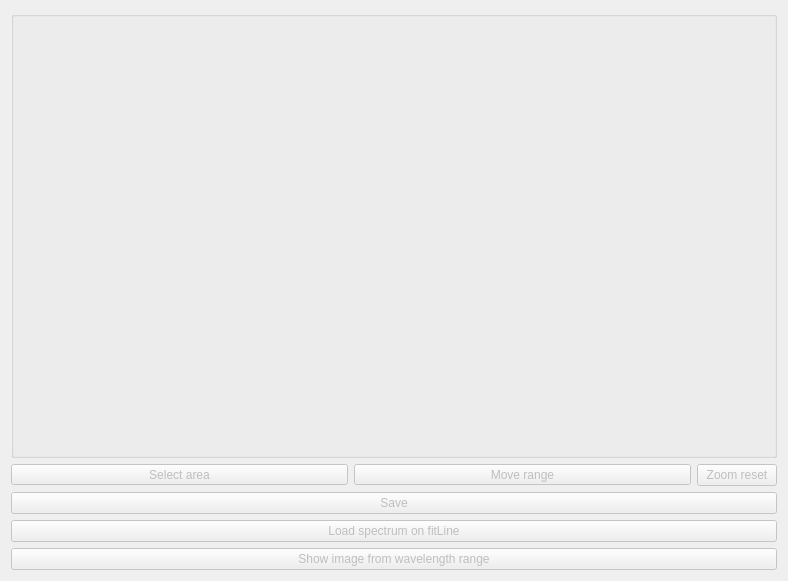
<?xml version="1.0" encoding="UTF-8"?>
<ui version="4.0">
 <class>spectrumVisualization</class>
 <widget class="QDialog" name="spectrumVisualization">
  <property name="geometry">
   <rect>
    <x>0</x>
    <y>0</y>
    <width>788</width>
    <height>581</height>
   </rect>
  </property>
  <property name="windowTitle">
   <string>spectrumVisualization</string>
  </property>
  <layout class="QGridLayout" name="gridLayout_2">
   <item row="0" column="0">
    <layout class="QGridLayout" name="gridLayout">
     <item row="6" column="0" colspan="3">
      <widget class="QPushButton" name="rangeImageButton">
       <property name="enabled">
        <bool>false</bool>
       </property>
       <property name="sizePolicy">
        <sizepolicy hsizetype="Minimum" vsizetype="Fixed">
         <horstretch>0</horstretch>
         <verstretch>0</verstretch>
        </sizepolicy>
       </property>
       <property name="focusPolicy">
        <enum>Qt::NoFocus</enum>
       </property>
       <property name="text">
        <string>Show image from wavelength range</string>
       </property>
      </widget>
     </item>
     <item row="1" column="1">
      <widget class="QToolButton" name="moveRangeButton">
       <property name="enabled">
        <bool>false</bool>
       </property>
       <property name="sizePolicy">
        <sizepolicy hsizetype="Expanding" vsizetype="Fixed">
         <horstretch>0</horstretch>
         <verstretch>0</verstretch>
        </sizepolicy>
       </property>
       <property name="focusPolicy">
        <enum>Qt::NoFocus</enum>
       </property>
       <property name="text">
        <string>Move range</string>
       </property>
       <property name="checkable">
        <bool>true</bool>
       </property>
      </widget>
     </item>
     <item row="1" column="0">
      <widget class="QToolButton" name="createRangeButton">
       <property name="enabled">
        <bool>false</bool>
       </property>
       <property name="sizePolicy">
        <sizepolicy hsizetype="Expanding" vsizetype="Fixed">
         <horstretch>0</horstretch>
         <verstretch>0</verstretch>
        </sizepolicy>
       </property>
       <property name="focusPolicy">
        <enum>Qt::NoFocus</enum>
       </property>
       <property name="text">
        <string>Select area</string>
       </property>
       <property name="checkable">
        <bool>true</bool>
       </property>
      </widget>
     </item>
     <item row="1" column="2">
      <widget class="QPushButton" name="zoomResetButton">
       <property name="enabled">
        <bool>false</bool>
       </property>
       <property name="focusPolicy">
        <enum>Qt::NoFocus</enum>
       </property>
       <property name="text">
        <string>Zoom reset</string>
       </property>
      </widget>
     </item>
     <item row="4" column="0" colspan="3">
      <widget class="QPushButton" name="saveButton">
       <property name="enabled">
        <bool>false</bool>
       </property>
       <property name="focusPolicy">
        <enum>Qt::NoFocus</enum>
       </property>
       <property name="text">
        <string>Save</string>
       </property>
      </widget>
     </item>
     <item row="0" column="0" colspan="3">
      <widget class="QGroupBox" name="groupBox">
       <property name="title">
        <string/>
       </property>
       <layout class="QVBoxLayout" name="verticalLayout_2">
        <item>
         <layout class="QVBoxLayout" name="spectrumLayout_vbox"/>
        </item>
       </layout>
      </widget>
     </item>
     <item row="5" column="0" colspan="3">
      <widget class="QPushButton" name="loadButton">
       <property name="enabled">
        <bool>false</bool>
       </property>
       <property name="sizePolicy">
        <sizepolicy hsizetype="Minimum" vsizetype="Fixed">
         <horstretch>0</horstretch>
         <verstretch>0</verstretch>
        </sizepolicy>
       </property>
       <property name="focusPolicy">
        <enum>Qt::NoFocus</enum>
       </property>
       <property name="text">
        <string>Load spectrum on fitLine</string>
       </property>
      </widget>
     </item>
    </layout>
   </item>
  </layout>
 </widget>
 <resources/>
 <connections/>
</ui>
